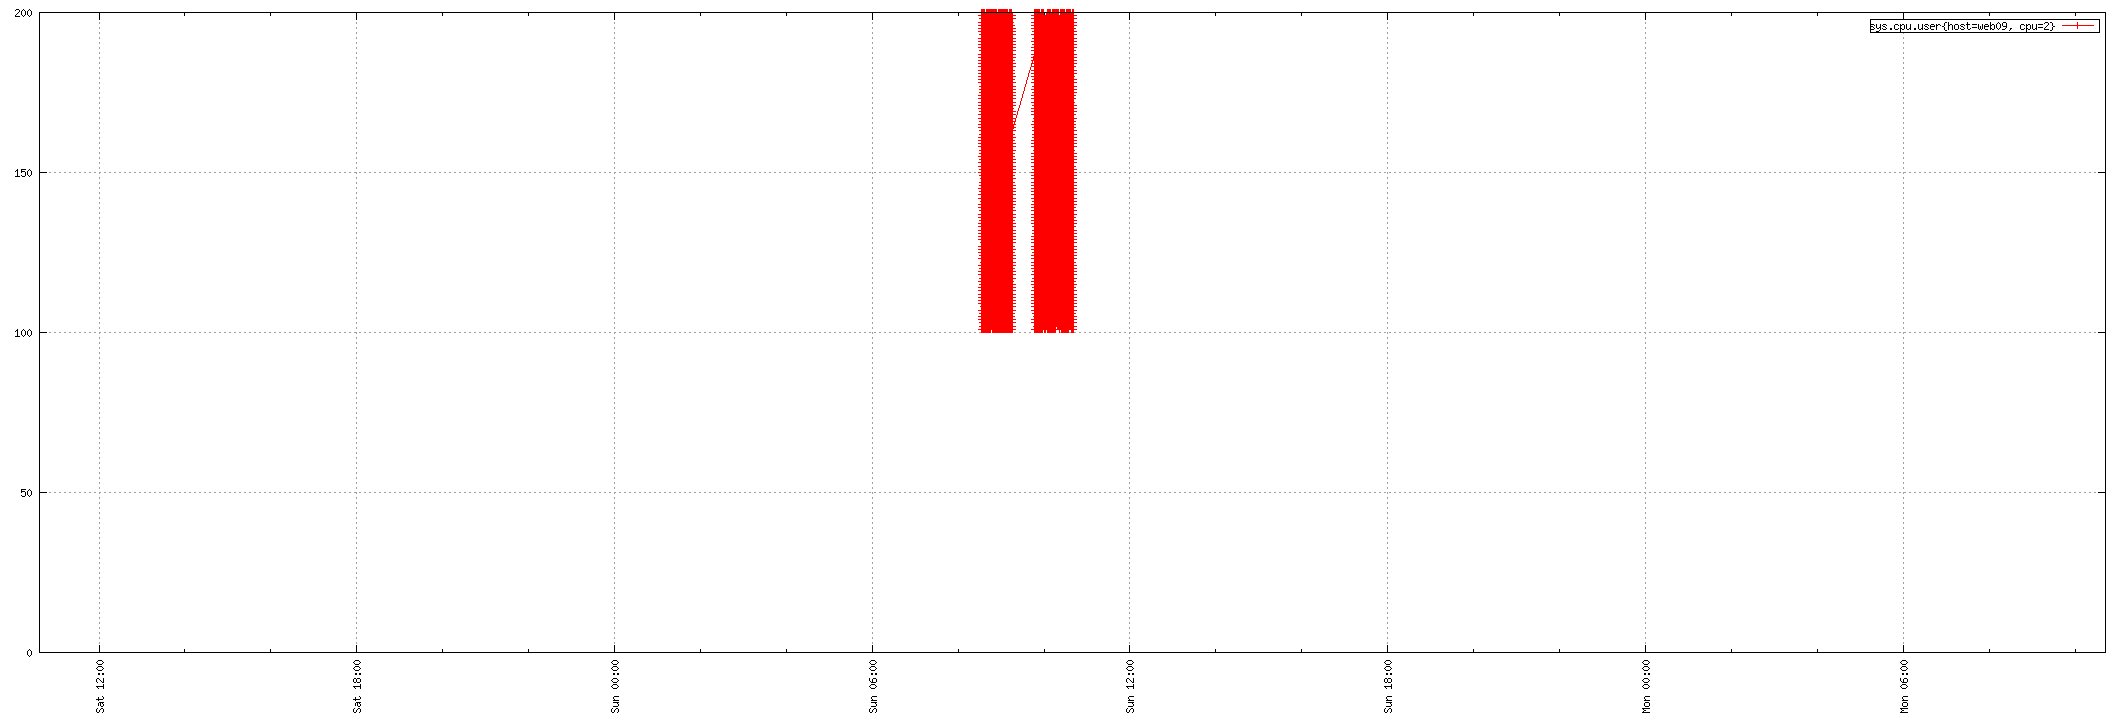

This chart was generated by the following gnuplot code:
set term png small size 2124,720
set xdata time
set timefmt "%s"
if (GPVAL_VERSION < 4.6) set xtics rotate; else set xtics rotate right
set output "${TMPDIR-'tmp'}/tsd/2656fc51.png"
set xrange ["1673692608":"1673865756"]
set format x "%a %H:%M"
set grid
set style data linespoint
set key right box
set yrange [0:]
plot  "${TMPDIR-'tmp'}/tsd/2656fc51_0.dat" using 1:2 title "sys.cpu.user{host=web09, cpu=2}"
